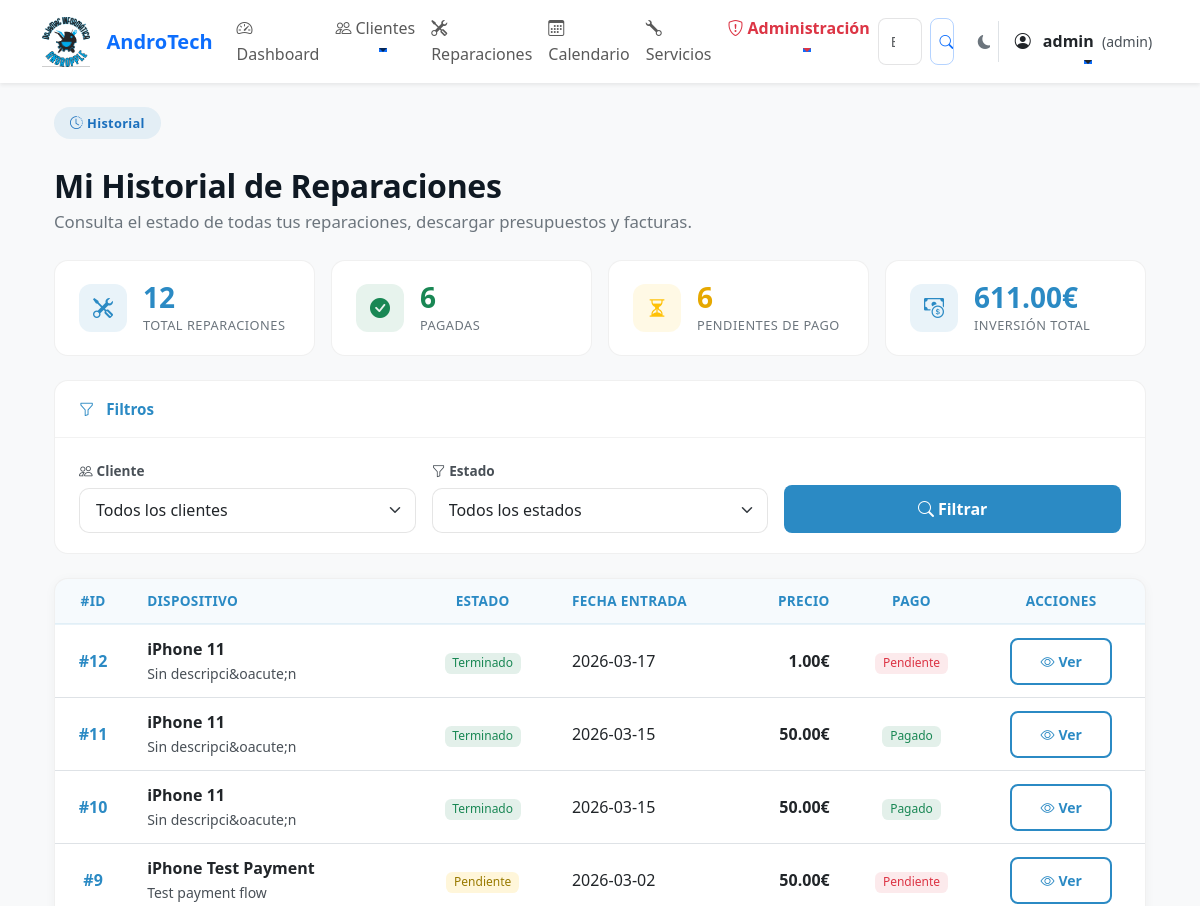
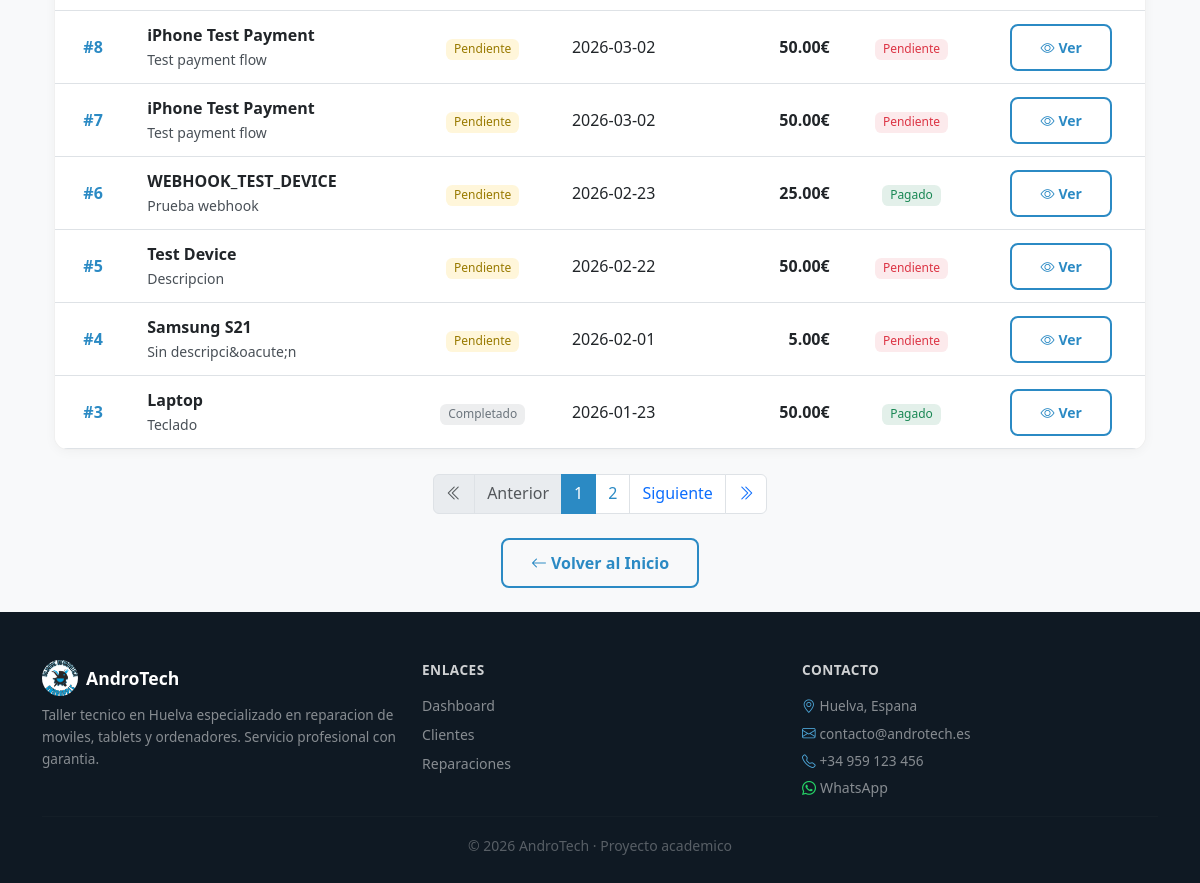
The app's page /cliente/historial (signed in) with its own data (2 pictures, top to bottom).
### tables this page shows
CREATE TABLE reparaciones (
    id INTEGER PRIMARY KEY AUTOINCREMENT,
    cliente_id INTEGER,
    dispositivo TEXT NOT NULL,
    descripcion TEXT,
    estado TEXT DEFAULT 'Pendiente',
    fecha_entrada TEXT,
    fecha_salida TEXT,
    precio REAL,
    tipo_documento TEXT DEFAULT 'presupuesto',
    estado_pago TEXT DEFAULT 'Pendiente',
    fecha_pago TEXT,
    metodo_pago TEXT, firma TEXT,
    FOREIGN KEY (cliente_id) REFERENCES clientes(id)
);

### app.py (the view)
@app.route("/cliente/historial")
@role_required('admin')
def historial_cliente():
    conn = get_db()
    total_reparaciones = conn.execute("SELECT COUNT(*) FROM reparaciones").fetchone()[0]
    pagadas = conn.execute("SELECT COUNT(*) FROM reparaciones WHERE estado_pago = 'Pagado'").fetchone()[0]
    pendientes = conn.execute("SELECT COUNT(*) FROM reparaciones WHERE estado_pago != 'Pagado'").fetchone()[0]
    total_invertido = conn.execute("SELECT IFNULL(SUM(precio), 0) FROM reparaciones WHERE precio IS NOT NULL").fetchone()[0]
    promedio_precio = conn.execute("SELECT IFNULL(AVG(precio), 0) FROM reparaciones WHERE precio IS NOT NULL").fetchone()[0]
    total_completadas = conn.execute("SELECT COUNT(*) FROM reparaciones WHERE estado = 'Terminado' OR estado = 'Entregado'").fetchone()[0]
    estado_filtro = request.args.get('estado', '').strip()
    cliente_filtro = request.args.get('cliente_id', '').strip()
    try:
        page = int(request.args.get('page', 1))
        if page < 1:
            page = 1
    except ValueError:
        page = 1
    per_page = 10
    offset = (page - 1) * per_page
    base_sql = "SELECT reparaciones.*, clientes.nombre AS cliente FROM reparaciones LEFT JOIN clientes ON clientes.id = reparaciones.cliente_id"
    where = []
    params = []
    if estado_filtro:
        where.append("reparaciones.estado = ?")
        params.append(estado_filtro)
    if cliente_filtro:
        where.append("reparaciones.cliente_id = ?")
        params.append(cliente_filtro)
    where_clause = (" WHERE " + " AND ".join(where)) if where else ""
    total_count = conn.execute("SELECT COUNT(*) FROM reparaciones" + where_clause, params).fetchone()[0]
    total_pages = (total_count + per_page - 1) // per_page if total_count > 0 else 1
    reparaciones_rows = conn.execute(base_sql + where_clause + " ORDER BY reparaciones.id DESC LIMIT ? OFFSET ?", params + [per_page, offset]).fetchall()
    reparaciones = [dict(r) for r in reparaciones_rows]
    reparaciones_enriquecidas = []
    for r in reparaciones:
        ultima_actualizacion = conn.execute(
            "SELECT fecha_cambio FROM reparaciones_historial WHERE reparacion_id = ? ORDER BY fecha_cambio DESC LIMIT 1",
            (r['id'],)
        ).fetchone()
        r['ultima_actualizacion'] = ultima_actualizacion['fecha_cambio'] if ultima_actualizacion else None
        reparaciones_enriquecidas.append(r)
    estados = conn.execute("SELECT DISTINCT estado FROM reparaciones ORDER BY estado").fetchall()
    clientes = conn.execute("SELECT id, nombre FROM clientes ORDER BY nombre").fetchall()
    conn.close()
    stats = {
        'total_reparaciones': total_reparaciones,
        'pagadas': pagadas,
        'pendientes': pendientes,
        'total_invertido': total_invertido or 0,
        'promedio_precio': promedio_precio or 0,
        'total_completadas': total_completadas,
    }
    return render_template('historial_cliente.html', reparaciones=reparaciones_enriquecidas, stats=stats, estados=estados, clientes=clientes, estado_filtro=estado_filtro, cliente_filtro=cliente_filtro, page=page, total_pages=total_pages)

### app.py (called while the page is built)
@app.before_request
def make_session_permanent():
    session.permanent = True

@app.after_request
def add_security_headers(response):
    response.headers['X-Frame-Options'] = 'SAMEORIGIN'
    response.headers['X-Content-Type-Options'] = 'nosniff'
    response.headers['Referrer-Policy'] = 'strict-origin-when-cross-origin'
    return response

@app.before_request
def ensure_csrf_token():
    if 'csrf_token' not in session:
        session['csrf_token'] = secrets.token_urlsafe(16)

@app.context_processor
def inject_csrf_token():
    return dict(csrf_token=session.get('csrf_token'))

### auth.py (called while the page is built)
def login_required(f):
    @wraps(f)
    def decorated_function(*args, **kwargs):
        if 'usuario' not in session:
            flash('Debes iniciar sesión para acceder a esta página.', 'danger')
            return redirect(url_for('login'))
        return f(*args, **kwargs)
    return decorated_function

def role_required(rol_requerido):
    def decorator(f):
        @wraps(f)
        @login_required
        def decorated_function(*args, **kwargs):
            if session.get('rol') != rol_requerido:
                flash('No tienes permisos para acceder a esta página.', 'danger')
                return redirect(url_for('index'))
            return f(*args, **kwargs)
        return decorated_function
    return decorator

### db.py (called while the page is built)
def get_db():
    conn = sqlite3.connect("database/andro_tech.db")
    conn.row_factory = sqlite3.Row
    return conn

### utils/security.py (called while the page is built)
def ensure_csrf_token():
    if 'csrf_token' not in session:
        session['csrf_token'] = secrets.token_urlsafe(16)

def inject_csrf_token():
    return dict(csrf_token=session.get('csrf_token'))

### templates/historial_cliente.html (shortened to what this page needs)
{% extends "base.html" %}
{% block content %}
<div class="container py-4">
    <div class="row mb-4 align-items-end">
        <div class="col">
            <span class="at-pill"><i class="bi bi-clock-history me-1"></i>Historial</span>
            <h1 class="at-section-title mt-2 mb-1">Mi Historial de Reparaciones</h1>
            <p class="at-section-sub" style="margin:0;max-width:none;">Consulta el estado de todas tus reparaciones, descargar presupuestos y facturas.</p>
        </div>
    </div>
    <div class="row g-3 mb-4">
        <div class="col-6 col-lg-3">
            <div class="at-dash-kpi">
                <div class="at-dash-kpi-icon" style="background: rgba(43,138,196,.1);">
                    <i class="bi bi-tools" style="color: #2B8AC4;"></i>
                </div>
                <div>
                    <div class="at-dash-kpi-value" style="color: #2B8AC4;">{{ stats.total_reparaciones }}</div>
                    <div class="at-dash-kpi-label">Total reparaciones</div>
                </div>
            </div>
        </div>
        <div class="col-6 col-lg-3">
            <div class="at-dash-kpi">
                <div class="at-dash-kpi-icon" style="background: rgba(25,135,84,.1);">
                    <i class="bi bi-check-circle-fill" style="color: #198754;"></i>
                </div>
                <div>
                    <div class="at-dash-kpi-value" style="color: #198754;">{{ stats.pagadas }}</div>
                    <div class="at-dash-kpi-label">Pagadas</div>
                </div>
            </div>
        </div>
        <div class="col-6 col-lg-3">
            <div class="at-dash-kpi">
                <div class="at-dash-kpi-icon" style="background: rgba(255,193,7,.1);">
                    <i class="bi bi-hourglass-split" style="color: #ffc107;"></i>
                </div>
                <div>
                    <div class="at-dash-kpi-value" style="color: #e6a800;">{{ stats.pendientes }}</div>
                    <div class="at-dash-kpi-label">Pendientes de pago</div>
                </div>
            </div>
        </div>
        <div class="col-6 col-lg-3">
            <div class="at-dash-kpi">
                <div class="at-dash-kpi-icon" style="background: rgba(43,138,196,.1);">
                    <i class="bi bi-cash-coin" style="color: #2B8AC4;"></i>
                </div>
                <div>
                    <div class="at-dash-kpi-value" style="color: #2B8AC4;">{{ "%.2f"|format(stats.total_invertido) }}&euro;</div>
                    <div class="at-dash-kpi-label">Inversi&oacute;n total</div>
                </div>
            </div>
        </div>
    </div>
    <div class="at-dash-card mb-4">
        <div class="at-dash-card-header">
            <i class="bi bi-funnel me-1"></i>Filtros
        </div>
        <div class="at-dash-card-body">
            <form method="GET" class="at-admin-form row g-3 align-items-end">
                <div class="col-md-4">
                    <label for="cliente_id" class="form-label fw-semibold">
                        <i class="bi bi-people me-1"></i>Cliente
                    </label>
                    <select id="cliente_id" name="cliente_id" class="form-select">
                        <option value="">Todos los clientes</option>
                    </select>
                </div>
                <div class="col-md-4">
                    <label for="estado" class="form-label fw-semibold">
                        <i class="bi bi-funnel me-1"></i>Estado
                    </label>
                    <select id="estado" name="estado" class="form-select">
                        <option value="">Todos los estados</option>
                    </select>
                </div>
                <div class="col-md-4 d-flex gap-2">
                    <button type="submit" class="at-btn-primary btn flex-fill">
                        <i class="bi bi-search me-1"></i>Filtrar
                    </button>
                </div>
            </form>
        </div>
    </div>
    {% if not reparaciones %}
    <div class="at-empty-state">
        <i class="bi bi-inbox"></i>
        <h5>No hay reparaciones en tu historial</h5>
        <p>Cuando lleves un dispositivo a reparar, aparecer&aacute; aqu&iacute; el historial completo.</p>
    </div>
    {% else %}
    <div class="at-admin-card mb-4">
        <div class="table-responsive">
            <table class="at-admin-table table table-hover mb-0">
                <thead>
                    <tr>
                        <th class="text-center">#ID</th>
                        <th>Dispositivo</th>
                        <th class="text-center">Estado</th>
                        <th>Fecha Entrada</th>
                        <th class="text-end">Precio</th>
                        <th class="text-center">Pago</th>
                        <th class="text-center">Acciones</th>
                    </tr>
                </thead>
                <tbody>
                    {% for rep in reparaciones %}
                    <tr class="align-middle">
                        <td class="text-center fw-semibold" style="color:#2B8AC4;">#{{ rep.id }}</td>
                        <td>
                            <div class="fw-semibold">{{ rep.dispositivo }}</div>
                            <small class="text-muted">{{ rep.descripcion[:50] if rep.descripcion else 'Sin descripci&oacute;n' }}</small>
                        </td>
                        <td class="text-center">
                            {% if rep.estado == 'Pendiente' %}
                                <span class="badge" style="background:rgba(255,193,7,.15);color:#997a00;">{{ rep.estado }}</span>
                            {% elif rep.estado == 'En proceso' %}
                                <span class="badge" style="background:rgba(43,138,196,.12);color:#2B8AC4;">{{ rep.estado }}</span>
                            {% elif rep.estado in ['Terminado', 'Entregado'] %}
                                <span class="badge" style="background:rgba(25,135,84,.12);color:#198754;">{{ rep.estado }}</span>
                            {% else %}
                                <span class="badge" style="background:rgba(108,117,125,.12);color:#6c757d;">{{ rep.estado }}</span>
                            {% endif %}
                        </td>
                        <td>{{ rep.fecha_entrada }}</td>
                        <td class="text-end fw-semibold">
                            {% if rep.precio %}
                                {{ "%.2f"|format(rep.precio) }}&euro;
                            {% else %}
                                <span class="text-muted">Pendiente</span>
                            {% endif %}
                        </td>
                        <td class="text-center">
                            {% if rep.estado_pago == 'Pagado' %}
                                <span class="badge" style="background:rgba(25,135,84,.12);color:#198754;">Pagado</span>
                            {% else %}
                                <span class="badge" style="background:rgba(220,53,69,.1);color:#dc3545;">Pendiente</span>
                            {% endif %}
                        </td>
                        <td class="text-center">
                            <button type="button"
                                    class="at-btn-outline btn btn-sm"
                                    data-bs-toggle="modal"
                                    data-bs-target="#detallesModal{{ rep.id }}">
                                <i class="bi bi-eye me-1"></i>Ver
                            </button>
                        </td>
                    </tr>
                    {% endfor %}
                </tbody>
            </table>
        </div>
    </div>
    {% if total_pages > 1 %}
    <nav aria-label="Paginaci&oacute;n" class="mt-4">
        <ul class="pagination justify-content-center">
            {% if page > 1 %}
                <li class="page-item">
                    <a class="page-link" href="?page=1{% if cliente_filtro %}&cliente_id={{ cliente_filtro }}{% endif %}{% if estado_filtro %}&estado={{ estado_filtro }}{% endif %}">
                        <i class="bi bi-chevron-double-left"></i>
                    </a>
                </li>
                <li class="page-item">
                    <a class="page-link" href="?page={{ page-1 }}{% if cliente_filtro %}&cliente_id={{ cliente_filtro }}{% endif %}{% if estado_filtro %}&estado={{ estado_filtro }}{% endif %}">
                        Anterior
                    </a>
                </li>
            {% else %}
                <li class="page-item disabled">
                    <span class="page-link"><i class="bi bi-chevron-double-left"></i></span>
                </li>
                <li class="page-item disabled">
                    <span class="page-link">Anterior</span>
                </li>
            {% endif %}
            {% for i in range(1, total_pages + 1) %}
                {% if i == page %}
                    <li class="page-item active">
                        <span class="page-link" style="background:#2B8AC4;border-color:#2B8AC4;">{{ i }}</span>
                    </li>
                {% else %}
                    <li class="page-item">
                        <a class="page-link" style="color:#2B8AC4;" href="?page={{ i }}{% if cliente_filtro %}&cliente_id={{ cliente_filtro }}{% endif %}{% if estado_filtro %}&estado={{ estado_filtro }}{% endif %}">{{ i }}</a>
                    </li>
                {% endif %}
            {% endfor %}
            {% if page < total_pages %}
                <li class="page-item">
                    <a class="page-link" href="?page={{ page+1 }}{% if cliente_filtro %}&cliente_id={{ cliente_filtro }}{% endif %}{% if estado_filtro %}&estado={{ estado_filtro }}{% endif %}">
                        Siguiente
                    </a>
                </li>
                <li class="page-item">
                    <a class="page-link" href="?page={{ total_pages }}{% if cliente_filtro %}&cliente_id={{ cliente_filtro }}{% endif %}{% if estado_filtro %}&estado={{ estado_filtro }}{% endif %}">
                        <i class="bi bi-chevron-double-right"></i>
                    </a>
                </li>
            {% endif %}
        </ul>
    </nav>
    {% endif %}
    {% endif %}
    <div class="text-center mt-4">
        <a href="/" class="at-btn-outline btn">
            <i class="bi bi-arrow-left me-1"></i>Volver al Inicio
        </a>
    </div>
</div>
{% endblock %}

### records on screen
reparaciones: id "12", dispositivo "iPhone 11", descripcion "Sin descripci&oacute;n", estado "Terminado", fecha_entrada "2026-03-17", precio "1.00", estado_pago "Pendiente"
reparaciones: id "11", dispositivo "iPhone 11", descripcion "Sin descripci&oacute;n", estado "Terminado", fecha_entrada "2026-03-15", precio "50.00", estado_pago "Pagado"
reparaciones: id "10", dispositivo "iPhone 11", descripcion "Sin descripci&oacute;n", estado "Terminado", fecha_entrada "2026-03-15", precio "50.00", estado_pago "Pagado"
reparaciones: id "9", dispositivo "iPhone Test Payment", descripcion "Test payment flow", estado "Pendiente", fecha_entrada "2026-03-02", precio "50.00", estado_pago "Pendiente"
reparaciones: id "8", dispositivo "iPhone Test Payment", descripcion "Test payment flow", estado "Pendiente", fecha_entrada "2026-03-02", precio "50.00", estado_pago "Pendiente"
reparaciones: id "7", dispositivo "iPhone Test Payment", descripcion "Test payment flow", estado "Pendiente", fecha_entrada "2026-03-02", precio "50.00", estado_pago "Pendiente"
reparaciones: id "6", dispositivo "WEBHOOK_TEST_DEVICE", descripcion "Prueba webhook", estado "Pendiente", fecha_entrada "2026-02-23", precio "25.00", estado_pago "Pagado"
reparaciones: id "5", dispositivo "Test Device", descripcion "Descripcion", estado "Pendiente", fecha_entrada "2026-02-22", precio "50.00", estado_pago "Pendiente"
reparaciones: id "4", dispositivo "Samsung S21", descripcion "Sin descripci&oacute;n", estado "Pendiente", fecha_entrada "2026-02-01", precio "5.00", estado_pago "Pendiente"
reparaciones: id "3", dispositivo "Laptop", descripcion "Teclado", estado "Completado", fecha_entrada "2026-01-23", precio "50.00", estado_pago "Pagado"

### other values on screen
{{ session.usuario }} "admin"
{{ session.rol }} "admin"
{{ stats.total_reparaciones }} "12"
{{ stats.pagadas }} "6"
{{ stats.pendientes }} "6"
{{ "%.2f"|format(stats.total_invertido) }} "611.00"
{{ i }} "1"
{{ i }} "2"
